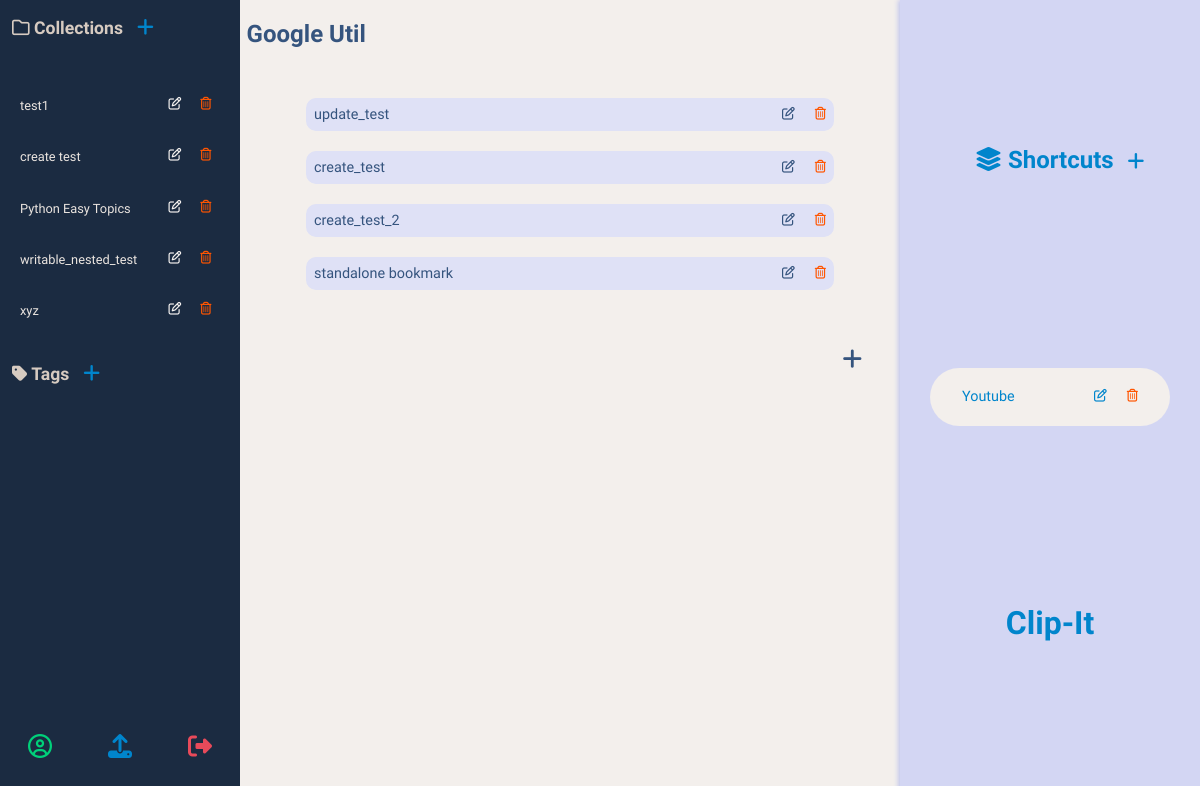
Before: / (signed in) with the older database file.
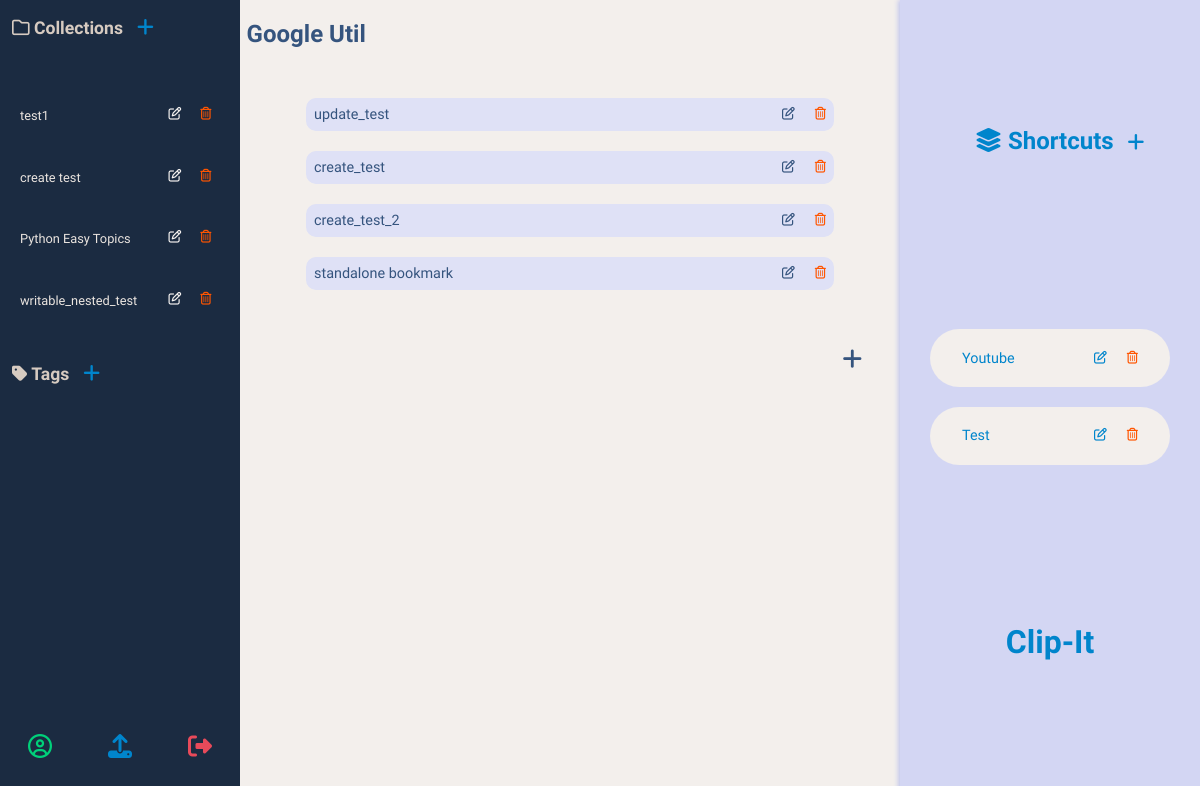
After: the same page with the newer database file.
### core/models.py (models this page shows, shortened)
class Collection(models.Model):
    name = models.CharField(max_length=255)
    owner = models.ForeignKey(
        User, on_delete=models.CASCADE, related_name='collection')

class Bookmark(models.Model):
    title = models.CharField(max_length=255)
    url = models.TextField()
    collection = models.ManyToManyField(Collection, blank=True)
    tags = models.ManyToManyField(Tag, blank=True)
    owner = models.ForeignKey(
        User, on_delete=models.CASCADE, related_name='bookmark')

class Shortcut(models.Model):
    title = models.CharField(max_length=255)
    url = models.TextField()
    owner = models.ForeignKey(
        User, on_delete=models.CASCADE, related_name='shortcut')

### core/views.py (the view)
# urls.py: path('', views.index_view, name='index'),
def index_view(request):
    if not request.user.is_authenticated:
        return redirect('login')
    user = request.user
    collections = Collection.objects.filter(owner=user)
    bookmarks = Bookmark.objects.filter(owner=user)
    shortcuts = Shortcut.objects.filter(owner=user)
    return render(request, 'core/index.html', {
        'bookmarks': bookmarks,
        'collections': collections,
        'shortcuts': shortcuts
    })

### core/templates/core/index.html (shortened to what the changed rows need)
{% load static %}
<!DOCTYPE html>
<html lang="en">
<head>
    <link rel="stylesheet" href="{% static 'core/css/index.css' %}">
</head>
<body>
    <div class="root_container">
        <section class="sidebar_container">
            <section class="collections_container sidebar_item">
                <div class=" collections_content_container collections_item">
                    {% for item in collections %}
                    <div class="collections_content_item" id="{{ item.id }}">
                        <a href="{% url 'load_bookmarks' collection_id=item.id %}">{{ item.name }}</a>
                        <i class="far fa-edit edit_collection edit"
                            onclick="location.href='{% url 'edit_collection' collection_id=item.id %}'"></i>
                        <i data-id="{{ item.id }}"
                            class="far fa-trash-alt delete_collection_01 delete_collection delete"
                            onclick="location.href='{% url 'delete_collection' pk=item.id %}'"></i>
                    </div>
                    {% endfor %}
                </div>
            </section>
        </section>
        <main class="url_container">
            <section class="url_header_container url_item">
                {% if collection.name %}
                <h1>{{ collection.name }}</h1>
                {% else %}
                <h1>Google Util</h1>
                {% endif %}
            </section>
            <section class="url_content_container url_item">
                {% for bookmark in bookmarks %}
                <div class="url_01 url_content_item">
                    <a href="{{ bookmark.url }}">{{ bookmark.title }}</a>
                    <div class="url_content_item_editable">
                        <i class="far fa-edit edit_url_01 edit_url edit"
                            onclick="location.href='{% url 'edit_bookmark' bookmark_id=bookmark.id %}'"></i>
                        <i class="far fa-trash-alt delete_url_01 delete_url delete"
                            onclick="location.href='{% url 'delete_bookmark' pk=bookmark.id %}'"></i>
                    </div>
                </div>
                {% empty %}
                <h1>Collection is Empty. Add bookmarks to continue.</h1>
                {% endfor %}
            </section>
        </main>
        <section class="shortcut_container">
            <div class="shortcut_header_container shortcut_item">
                <h2> <i class="fas fa-layer-group"></i> Shortcuts</h2>
            </div>
            <div class="shortcut_content_container shortcut_item">
                {% for shortcut in shortcuts %}
                <div class="shortcut_content_item">
                    <a href="{{ shortcut.url }}" target="_blank">{{ shortcut.title }}</a>
                    <div class="shortcut_content_item_editable">
                        <i class="far fa-edit edit_shortcut_01 edit_url edit"
                            onclick="location.href='{% url 'edit_shortcut' shortcut_id=shortcut.id %}'"></i>
                        <i class="far fa-trash-alt delete_shortcut_01 delete_url delete"
                            onclick="location.href='{% url 'delete_shortcut' pk=shortcut.id %}'"></i>
                    </div>
                </div>
                {% endfor %}
            </div>
        </section>
    </div>
</body>
</html>

Changed rows visible on the page:
removed Collection: name "xyz"
added Shortcut: title "Test"
